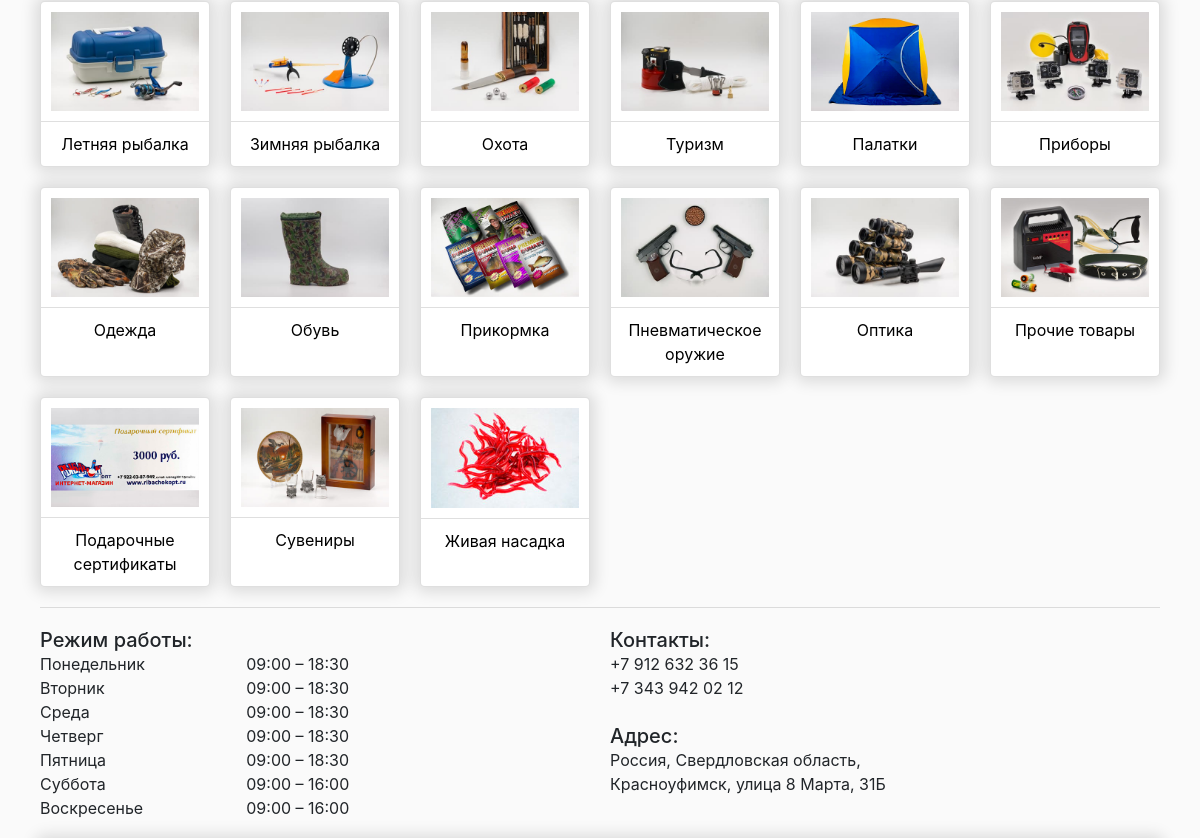
/ (middle part), run on an earlier commit of the app's database.
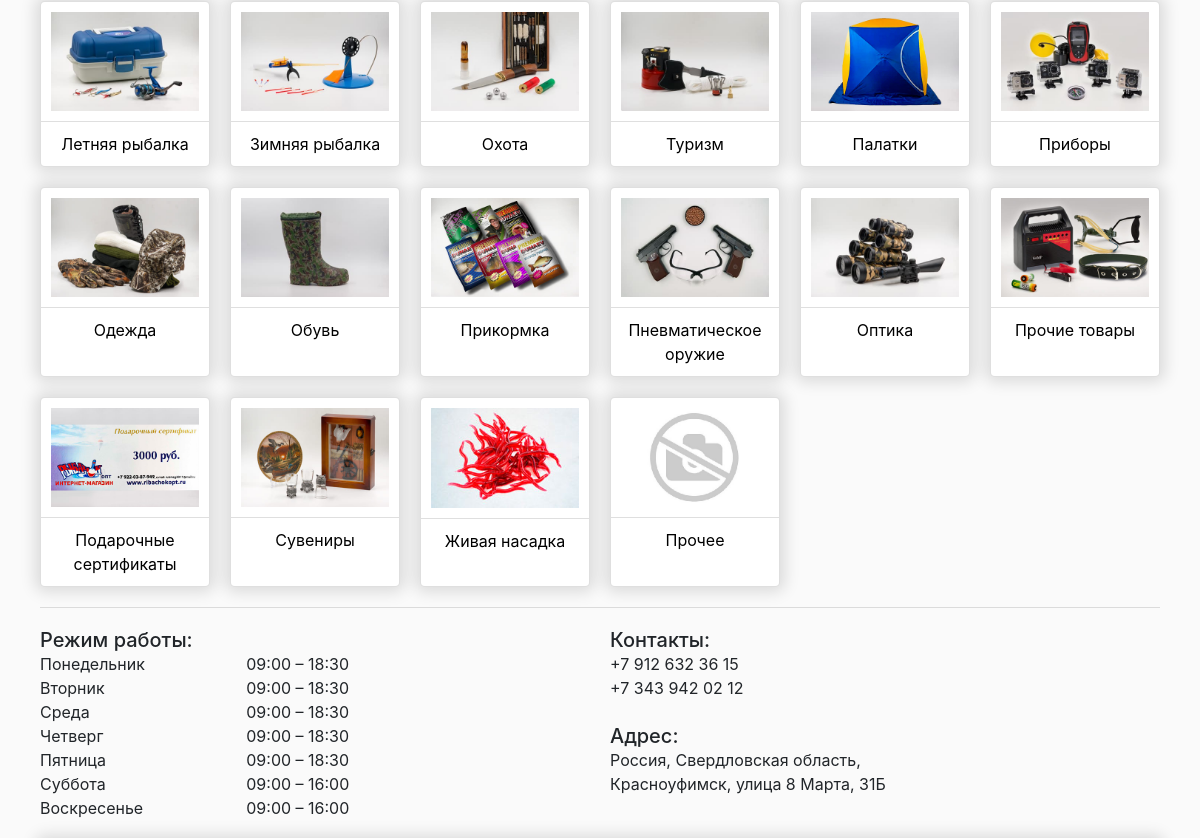
And on a later commit of the database.
### welcome/models.py (models this page shows, shortened)
class Part(models.Model):
	name = models.CharField(max_length=100)
	slug = models.SlugField(blank=True)
	image = models.ImageField(upload_to=image_folder, default='no_foto.jpg')
	def get_absolute_url(self):
		return reverse('part_detail', kwargs={'part_slug': self.slug})

### welcome/views.py (the view)
# urls.py: url(r'^$', base_view, name='base'),
def base_view(request):
    try:
        cart_id = request.session['cart_id']
        cart = Cart.objects.get(id=cart_id)
        request.session['total'] = cart.items.count()
    except:
        cart = Cart()
        cart.save()
        cart_id = cart.id
        request.session['cart_id'] = cart_id
        cart = Cart.objects.get(id=cart_id)
    categories = Category.objects.all()
    parts = Part.objects.all()
    carousel_elements = CarouselElement.objects.all()
    context = {
        'categories': categories,
        'parts': parts,
        "cart": cart,
		'carousel_elements': carousel_elements,
    }
    return render(request, 'base.html', context)

### welcome/models.py (called while the page is built)
	def get_absolute_url(self):
		return reverse('category_detail', kwargs={'category_slug': self.slug})

### welcome/templates/base.html (shortened to what this page needs)
{% load static %}
<!DOCTYPE html>
<html lang="en">
<head>
  <link href="{% static 'css/bootstrap.min.css' %}" rel="stylesheet">
  <link href="{% static 'css/shop-homepage.css' %}" rel="stylesheet">
</head>
<body>
  <div class="container">
    {% block content %}
    <div class="row">
      {% for part in parts %}
        <div class="col-xl-2 col-lg-3 col-md-4 col-sm-6 col-6" >
          <div class="card h-100">
            <a href="{{ part.get_absolute_url }}"><img class="card-img-top" src="{{ part.image.url }}" alt=""></a>
            <hr class="card-hr">
            <div class="card-body">
              <div class="card-title text-center">
                <a href="{{ part.get_absolute_url }}">{{ part.name }}</a>
              </div>
            </div>
          </div>
        </div>
      {% endfor %}
    </div>
    <hr>
    <div class="row">
      <div class="col-lg-6">
        <table width="100%" cellpadding="0">
          <tr>
            <td valign="top" width="30%"><h5>Режим работы:</h5></td>
          </tr>
          <tr>
            <td valign="top" width="30%">Понедельник</td><td valign="top" width="50%">09:00 – 18:30</td>
          </tr>
          <tr>
            <td valign="top" width="30%">Вторник</td><td valign="top" width="50%">09:00 – 18:30</td>
          </tr>
          <tr>
            <td valign="top" width="30%">Среда</td><td valign="top" width="50%">09:00 – 18:30</td>
          </tr>
          <tr>
            <td valign="top" width="30%">Четверг</td><td valign="top" width="50%">09:00 – 18:30</td>
          </tr>
          <tr>
            <td valign="top" width="30%">Пятница</td><td valign="top" width="50%">09:00 – 18:30</td>
          </tr>
          <tr>
            <td valign="top" width="30%">Суббота</td><td valign="top" width="50%">09:00 – 16:00</td>
          </tr>
          <tr>
            <td valign="top" width="30%">Воскресенье</td><td valign="top" width="50%">09:00 – 16:00</td>
          </tr>
        </table>
      </div>
      <div class="col-lg-6">
        <table width="100%" cellpadding="0">
          <tr>
            <td valign="top" width="100%"><h5>Контакты:</h5></td>
          </tr>
          <tr>
            <td valign="top" width="100%">+7 912 632 36 15</td>
          </tr>
          <tr>
            <td valign="top" width="100%">+7 343 942 02 12</td>
          </tr>
          <tr>
            <td valign="top" width="100%"><br></td>
          </tr>
          <tr>
            <td valign="top" width="100%"><h5>Адрес:</h5></td>
          </tr>
          <tr>
            <td valign="top" width="100%">Россия, Свердловская область, </td>
          </tr>
          <tr>
            <td valign="top" width="100%">Красноуфимск, улица 8 Марта, 31Б</td>
          </tr>
        </table>
      </div>
    </div>
    <div class="row">
      <div class="col-lg-12">
      </div>
    </div>
    </div>
    {% endblock content %}
</body>
</html>

What changed in the data, as far as the page shows it:
added Part: image (placeholder picture), name "Прочее"
